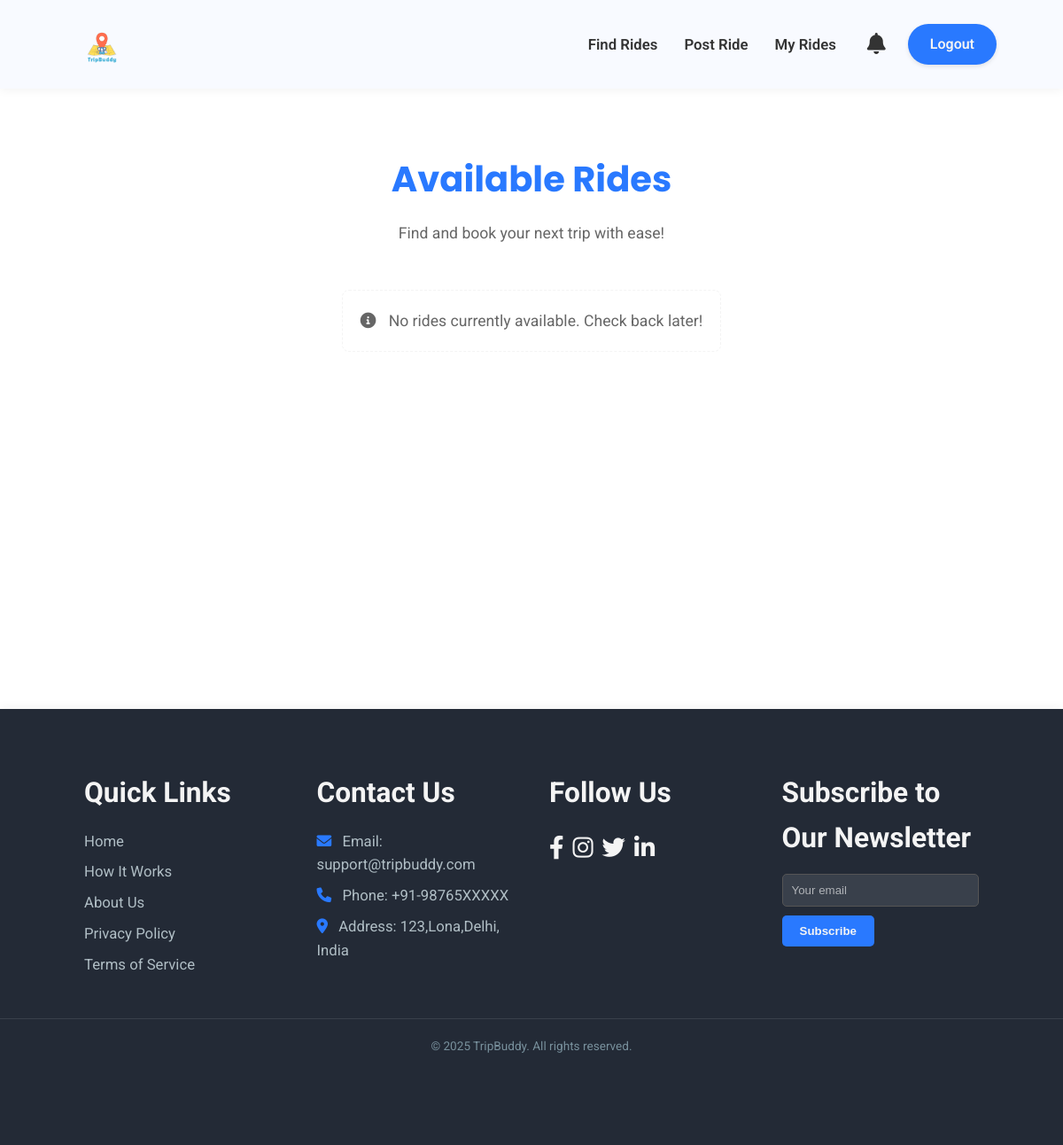
/find_rides (signed in), run on an earlier commit of the app's database.
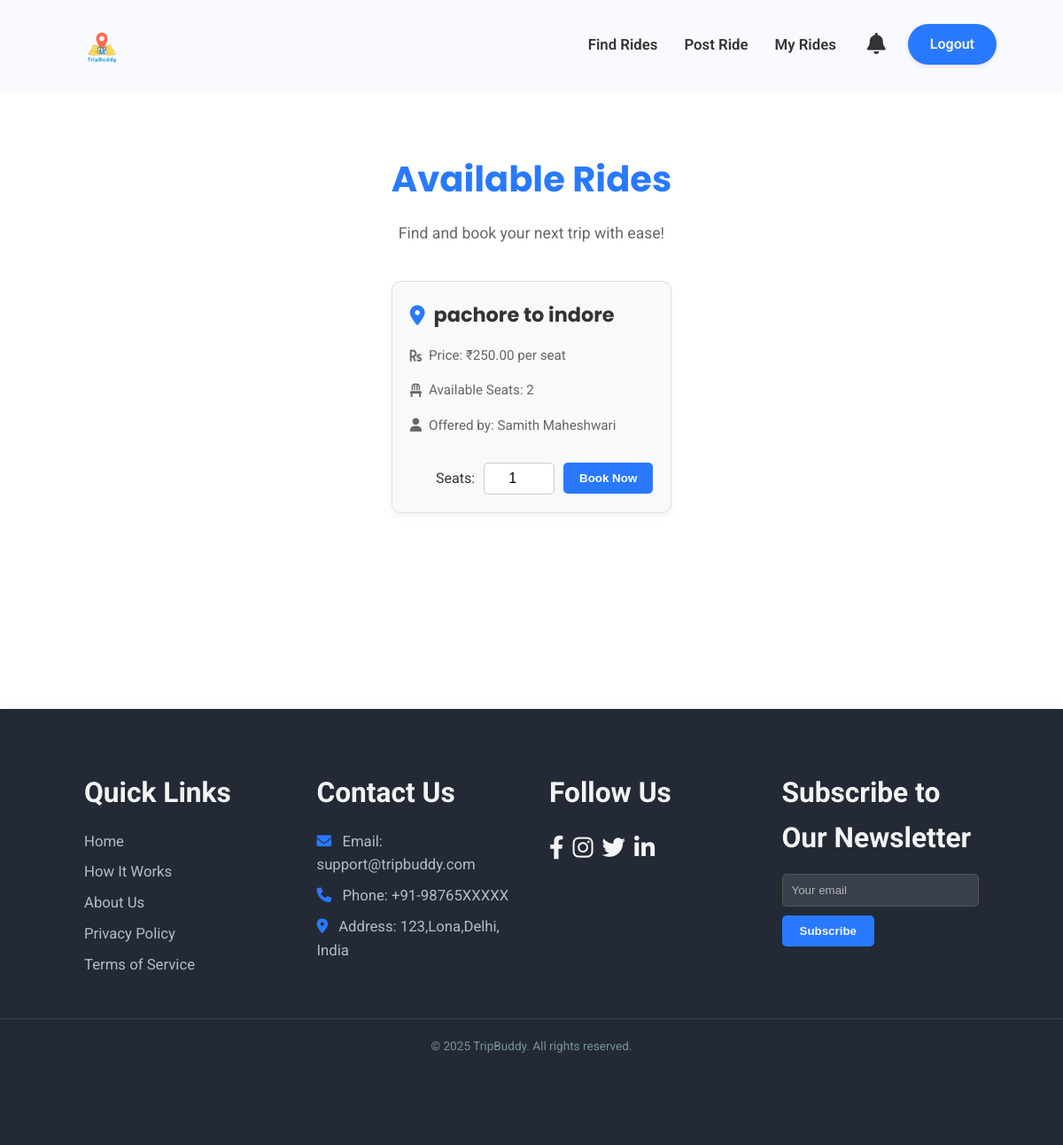
And on a later commit of the database.
### models.py (models this page shows, shortened)
class Ride(db.Model):
    id = db.Column(db.Integer, primary_key=True)
    start_location = db.Column(db.String(100), nullable=False)
    end_location = db.Column(db.String(100), nullable=False)
    price = db.Column(db.Float, nullable=False)
    seats = db.Column(db.Integer, nullable=False) # Represents available seats
    creator_id = db.Column(db.Integer, db.ForeignKey('user.id'), nullable=False)

class User(UserMixin, db.Model):
    id = db.Column(db.Integer, primary_key=True)
    username = db.Column(db.String(80), unique=True, nullable=False)
    email = db.Column(db.String(120), unique=True, nullable=False)
    password = db.Column(db.String(120), nullable=False)
    role = db.Column(db.String(20), nullable=False) # e.g., 'Renter', 'Provider'
    rides_created = db.relationship('Ride', backref='creator', lazy=True)
    rides_taken = db.Column(db.Integer, default=0, nullable=False) # New field to track rides taken

### app.py (the view)
@app.route('/find_rides')
@login_required
def find_rides():
    rides = Ride.query.filter(Ride.seats > 0, Ride.creator_id != current_user.id).all() #
    return render_template('find_rides.html', rides=rides)

### app.py (called while the page is built)
@login_manager.user_loader
def load_user(user_id):
    return User.query.get(int(user_id))

### templates/find_rides.html (shortened to what this page needs)
<!DOCTYPE html>
<html lang="en">
<head>
    <link rel="stylesheet" href="https://cdnjs.cloudflare.com/ajax/libs/font-awesome/6.0.0-beta3/css/all.min.css">
    <link rel="stylesheet" href="{{ url_for('static', filename='css/main.css') }}">
    <link rel="stylesheet" href="{{ url_for('static', filename='css/dashboard.css') }}">
</head>
<body>
    <header class="dashboard-header">
        <div class="header-container">
            <div class="logo">
                <img src="{{ url_for('static', filename='images/tripbuddy.png') }}" alt="TripBuddy Logo" class="logo-img">
            </div>
            <div class="header-right-section">
                <nav class="dashboard-nav-header">
                    <ul>
                        <li><a href="{{ url_for('find_rides') }}">Find Rides</a></li>
                        <li><a href="{{ url_for('post_ride') }}">Post Ride</a></li>
                        <li><a href="#">My Rides</a></li>
                    </ul>
                </nav>
                <div class="header-actions">
                    <button class="notification-bell" aria-label="Notifications">
                        <i class="fas fa-bell"></i>
                    </button>
                    <a href="{{ url_for('logout') }}" class="logout-btn-header">Logout</a>
                </div>
            </div>
        </div>
    </header>
    <main class="find-rides-main">
        <div class="find-rides-container">
            <h1 class="find-rides-heading">Available Rides</h1>
            <p class="find-rides-subheading">Find and book your next trip with ease!</p>
            {% if rides %}
                <div class="rides-list">
                    {% for ride in rides %}
                        <div class="ride-card">
                            <h3><i class="fas fa-map-marker-alt"></i> {{ ride.start_location }} to {{ ride.end_location }}</h3>
                            <p><i class="fas fa-rupee-sign"></i> Price: ₹{{ "%.2f"|format(ride.price) }} per seat</p>
                            <p><i class="fas fa-chair"></i> Available Seats: {{ ride.seats }}</p>
                            <p><i class="fas fa-user"></i> Offered by: {{ ride.creator.username }}</p>
                            <div class="ride-actions">
                                <form action="{{ url_for('book_ride', ride_id=ride.id) }}" method="POST" style="display: flex; gap: 10px; align-items: center;">
                                    <label for="seats-{{ ride.id }}">Seats:</label>
                                    <input type="number" id="seats-{{ ride.id }}" name="seats_to_book" value="1" min="1" max="{{ ride.seats }}" required>
                                    <button type="submit" class="btn-book-ride">Book Now</button>
                                </form>
                            </div>
                        </div>
                    {% endfor %}
                </div>
            {% else %}
                <p class="no-rides-message"><i class="fas fa-info-circle"></i> No rides currently available. Check back later!</p>
            {% endif %}
        </div>
    </main>
    <footer class="main-footer section-padding">
        <div class="footer-container container">
            <div class="footer-links-group">
                <h4>Quick Links</h4>
                <a href="{{ url_for('home') }}">Home</a>
                <a href="{{ url_for('home') }}#how-it-works">How It Works</a>
                <a href="{{ url_for('about') }}">About Us</a>
                <a href="#">Privacy Policy</a>
                <a href="#">Terms of Service</a>
            </div>
            <div class="footer-contact-group">
                <h4>Contact Us</h4>
                <p><i class="fas fa-envelope"></i> Email: support@tripbuddy.com</p>
                <p><i class="fas fa-phone"></i> Phone: +91-98765XXXXX</p>
                <p><i class="fas fa-map-marker-alt"></i> Address: 123,Lona,Delhi, India</p>
            </div>
            <div class="footer-social-group">
                <h4>Follow Us</h4>
                <div class="social-icons">
                    <a href="https://www.facebook.com" target="_blank" aria-label="Facebook"><i class="fab fa-facebook-f"></i></a>
                    <a href="https://www.instagram.com" target="_blank" aria-label="Instagram"><i class="fab fa-instagram"></i></a>
                    <a href="https://www.twitter.com" target="_blank" aria-label="Twitter"><i class="fab fa-twitter"></i></a>
                    <a href="https://www.linkedin.com" target="_blank" aria-label="LinkedIn"><i class="fab fa-linkedin-in"></i></a>
                </div>
            </div>
            <div class="footer-newsletter-group">
                <h4>Subscribe to Our Newsletter</h4>
                <form class="newsletter-form">
                    <input type="email" placeholder="Your email" required />
                    <button type="submit">Subscribe</button>
                </form>
            </div>
        </div>
        <p class="footer-copy">&copy; 2025 TripBuddy. All rights reserved.</p>
    </footer>
</body>
</html>

### static/css/main.css (style rules this page uses)
* { margin: 0; padding: 0; box-sizing: border-box; }
:root { --primary-color: #2979FF; --secondary-color: #FFD600; --dark-blue-hover: #1976D2; --dark-yellow-hover: #FFC107; --text-dark: #333333; --text-light: #f4f4f4; --background-light: #ffffff; --bg-dark: #232a36; --shadow-light: rgba(0, 0, 0, 0.05); --shadow-medium: rgba(0, 0, 0, 0.15); --poppins: 'Poppins', sans-serif; --roboto: 'Roboto', sans-serif; --primary-color-dark: #1976D2; --text-white: #ffffff; --bg-card: #ffffff; --text-medium: #666; }
body { font-family: var(--roboto); line-height: 1.6; color: var(--text-dark); background-color: #F0F2F5; overflow-x: hidden; display: flex; flex-direction: column; min-height: 100vh; }
.container { width: 90%; max-width: 1200px; margin: 0 auto; }
h1, h2, h3 { font-family: var(--poppins); color: var(--text-dark); margin-bottom: 20px; }
.section-padding { padding: 80px 0; }
.logo img { height: 80px; width: auto; display: block; }
.main-footer { background: var(--bg-dark); color: #B0BEC5; text-align: center; box-shadow: 0 -2px 10px var(--shadow-light); padding-top: 50px; margin-top: auto; }
.main-footer .footer-container { display: flex; flex-wrap: wrap; justify-content: space-around; margin-bottom: 20px; font-size: 1.1em; padding: 0 15px; }
.footer-links-group, .footer-contact-group, .footer-social-group, .footer-newsletter-group { margin: 20px; min-width: 200px; flex: 1; max-width: 280px; text-align: left; }
.footer-links-group h4, .footer-contact-group h4, .footer-social-group h4, .footer-newsletter-group h4 { margin-bottom: 15px; font-size: 1.8em; color: var(--text-light); }
.footer-links-group a, .footer-contact-group p { display: block; color: #B0BEC5; text-decoration: none; margin-bottom: 8px; font-size: 0.95em; }
.footer-contact-group p i { margin-right: 8px; color: var(--primary-color); }
.footer-social-group .social-icons { margin-top: 0; display: flex; justify-content: flex-start; }
.footer-social-group .social-icons a { margin: 0 10px 0 0; font-size: 1.5em; color: var(--text-light); }
.footer-newsletter-group .newsletter-form { display: flex; flex-direction: column; align-items: flex-start; }
.footer-newsletter-group input { padding: 10px; width: 100%; max-width: 250px; margin-bottom: 10px; border: 1px solid #555; background-color: rgba(255, 255, 255, 0.1); color: var(--text-light); border-radius: 5px; }
.footer-newsletter-group input::placeholder { color: rgba(255, 255, 255, 0.6); }
.footer-newsletter-group button { padding: 10px 20px; background-color: var(--primary-color); color: var(--text-light); border: none; cursor: pointer; border-radius: 5px; font-weight: bold; transition: background-color 0.3s ease; }
.footer-copy { border-top: 1px solid rgba(255, 255, 255, 0.1); padding-top: 20px; margin-top: 20px; padding-bottom: 20px; font-size: 0.85em; color: #78909C; }

What changed in the data, as far as the page shows it:
added Ride: start_location "pachore", end_location "indore", price "250.00", seats "2", creator.username "Samith Maheshwari"
Also different on the page:
text no longer shown: "No rides currently available. Check back later!"
